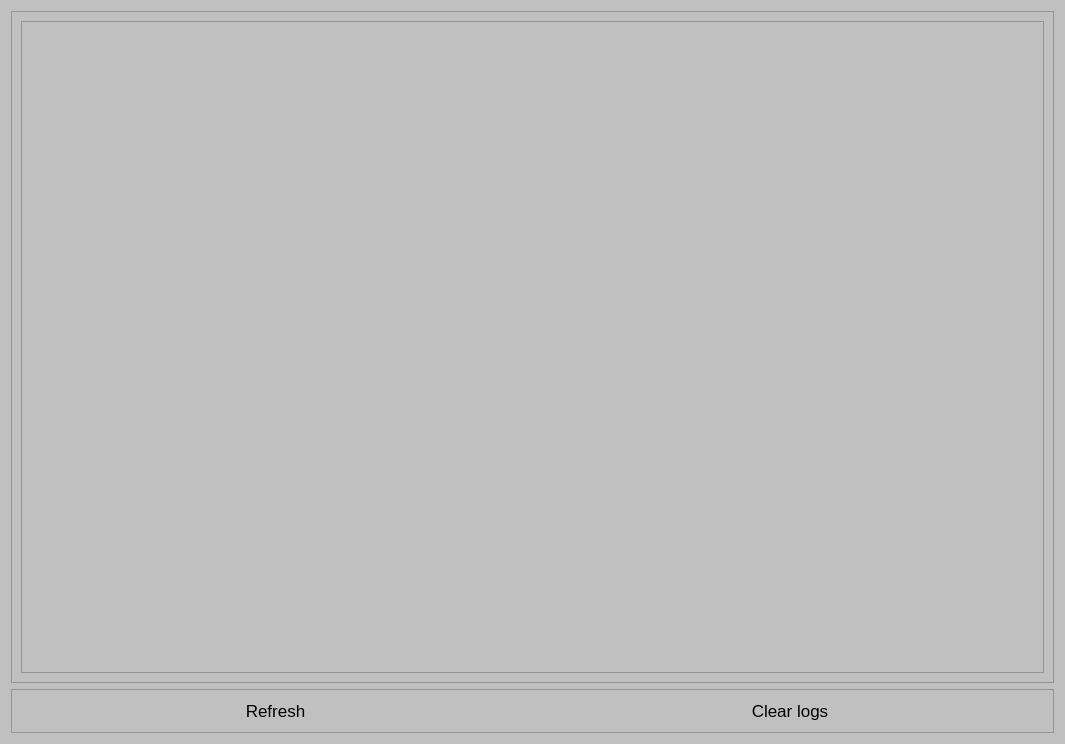
<?xml version="1.0" encoding="UTF-8"?>
<ui version="4.0">
 <class>Dialog</class>
 <widget class="QDialog" name="Dialog">
  <property name="geometry">
   <rect>
    <x>0</x>
    <y>0</y>
    <width>1065</width>
    <height>744</height>
   </rect>
  </property>
  <property name="minimumSize">
   <size>
    <width>800</width>
    <height>400</height>
   </size>
  </property>
  <property name="windowTitle">
   <string>Logs</string>
  </property>
  <property name="windowIcon">
   <iconset resource="../resource/resource.qrc">
    <normaloff>:/Simple icons/simple_icons/fi-rr-shield-interrogation.svg</normaloff>:/Simple icons/simple_icons/fi-rr-shield-interrogation.svg</iconset>
  </property>
  <property name="styleSheet">
   <string notr="true">QPushButton
{ 
	alternate-background-color: rgb(255, 255, 255);
	background: rgba(225, 225, 225, 100);
	border-width: 2px;
    border-radius: 10px;
	qproperty-iconSize: 32px 32px;
	border-style: dashed;
 }

QPushButton:hover
{
	background: rgba(225, 225, 225, 180);
	border-style: dashed;
}

QPushButton:pressed
{
	background: rgba(75, 75, 75, 180);
	border-style: inset;
}

QLineEdit
{
	background: transparent;
	color: rgb(88, 88, 88);
	border: none;
	border-bottom: 1px solid #717072;
	font: 14pt &quot;MS Shell Dlg 2&quot;;
}
QComboBox
{
	background: transparent;
	color: rgb(88, 88, 88);
	border: none;
	border-bottom: 1px solid #717072;
	font: 14pt &quot;MS Shell Dlg 2&quot;;
}



QComboBox
{
	background: transparent;
	color: rgb(88, 88, 88);
	border: none;
	border-bottom: 1px solid #717072;
	font: 14pt &quot;MS Shell Dlg 2&quot;;
}

QLineEdit:hover{
	alternate-background-color: rgb(255, 255, 255);
	background: rgba(225, 225, 225, 100);
	border-width: 2px;
    border-radius: 10px;
	qproperty-iconSize: 32px 32px;
	border-style: dashed;
    font-size: 24px;
}
QLineEdit:pressed{
	background: rgba(225, 225, 225, 100);
	border-width: 3px;
    border-radius: 20px;
	border-style: line;
    font-size: 24px;
}
QFrame
{
	background-color: rgb(192, 192, 192)
}
QWidget
{
	background-color: rgb(192, 192, 192)
}</string>
  </property>
  <layout class="QVBoxLayout" name="verticalLayout">
   <item>
    <widget class="QFrame" name="frame">
     <property name="frameShape">
      <enum>QFrame::StyledPanel</enum>
     </property>
     <property name="frameShadow">
      <enum>QFrame::Raised</enum>
     </property>
     <layout class="QVBoxLayout" name="verticalLayout_2">
      <item>
       <widget class="QTextBrowser" name="tb_logs">
        <property name="font">
         <font>
          <family>Cascadia Code PL</family>
          <pointsize>12</pointsize>
         </font>
        </property>
       </widget>
      </item>
     </layout>
    </widget>
   </item>
   <item>
    <widget class="QFrame" name="frame_2">
     <property name="frameShape">
      <enum>QFrame::StyledPanel</enum>
     </property>
     <property name="frameShadow">
      <enum>QFrame::Raised</enum>
     </property>
     <layout class="QHBoxLayout" name="horizontalLayout">
      <item>
       <widget class="QPushButton" name="btn_refresh_logs">
        <property name="font">
         <font>
          <pointsize>13</pointsize>
         </font>
        </property>
        <property name="text">
         <string>Refresh</string>
        </property>
        <property name="icon">
         <iconset resource="../resource/resource.qrc">
          <normaloff>:/Simple icons/simple_icons/fi-rr-refresh.svg</normaloff>:/Simple icons/simple_icons/fi-rr-refresh.svg</iconset>
        </property>
       </widget>
      </item>
      <item>
       <widget class="QPushButton" name="btn_clear_logs">
        <property name="font">
         <font>
          <pointsize>13</pointsize>
         </font>
        </property>
        <property name="text">
         <string>Clear logs</string>
        </property>
        <property name="icon">
         <iconset resource="../resource/resource.qrc">
          <normaloff>:/Simple icons/simple_icons/fi-rr-trash.svg</normaloff>:/Simple icons/simple_icons/fi-rr-trash.svg</iconset>
        </property>
       </widget>
      </item>
     </layout>
    </widget>
   </item>
  </layout>
 </widget>
 <resources>
  <include location="../resource/resource.qrc"/>
 </resources>
 <connections/>
</ui>
